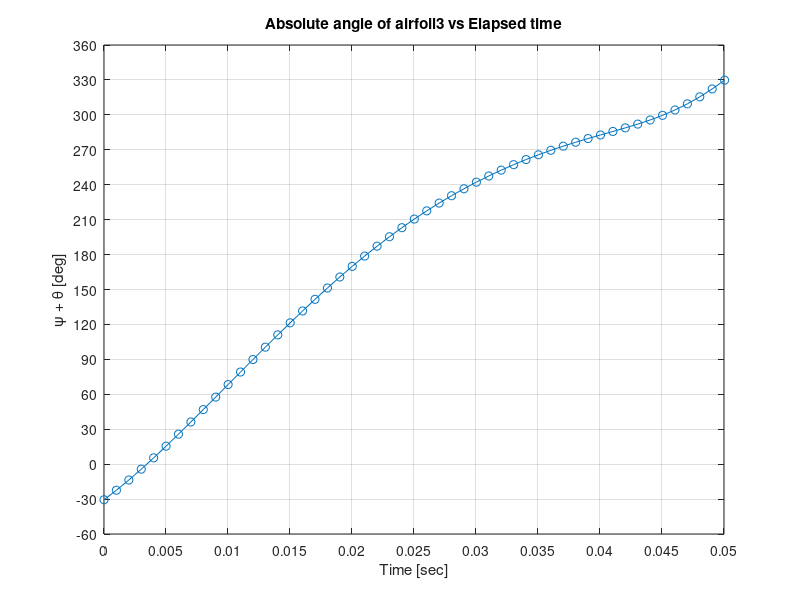

This figure's MATLAB source:
clear all
close all

data=csvread('cycloid.csv')
time=data(:,1)
theta=data(:,2)

plot(time,theta,'-o')
xlabel('Time [sec]')
ylabel('\psi + \theta [deg]')
xlim([0 0.05])
ylim([-60 360])
xticks(0:0.005:0.050)
yticks(-60:30:360)
title('Absolute angle of airfoil3 vs Elapsed time')
hold on

grid on

